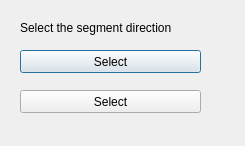
<?xml version="1.0" encoding="UTF-8"?>
<ui version="4.0">
 <class>Dialog</class>
 <widget class="QDialog" name="Dialog">
  <property name="geometry">
   <rect>
    <x>0</x>
    <y>0</y>
    <width>245</width>
    <height>146</height>
   </rect>
  </property>
  <property name="windowTitle">
   <string>Dialog</string>
  </property>
  <widget class="QPushButton" name="firstButton">
   <property name="geometry">
    <rect>
     <x>20</x>
     <y>50</y>
     <width>181</width>
     <height>23</height>
    </rect>
   </property>
   <property name="text">
    <string>Select</string>
   </property>
  </widget>
  <widget class="QPushButton" name="secondButton">
   <property name="geometry">
    <rect>
     <x>20</x>
     <y>90</y>
     <width>181</width>
     <height>23</height>
    </rect>
   </property>
   <property name="text">
    <string>Select</string>
   </property>
  </widget>
  <widget class="QLabel" name="label_3">
   <property name="geometry">
    <rect>
     <x>20</x>
     <y>20</y>
     <width>211</width>
     <height>16</height>
    </rect>
   </property>
   <property name="text">
    <string>Select the segment direction</string>
   </property>
  </widget>
 </widget>
 <resources/>
 <connections>
  <connection>
   <sender>firstButton</sender>
   <signal>clicked()</signal>
   <receiver>Dialog</receiver>
   <slot>accept()</slot>
   <hints>
    <hint type="sourcelabel">
     <x>77</x>
     <y>121</y>
    </hint>
    <hint type="destinationlabel">
     <x>141</x>
     <y>88</y>
    </hint>
   </hints>
  </connection>
  <connection>
   <sender>secondButton</sender>
   <signal>clicked()</signal>
   <receiver>Dialog</receiver>
   <slot>accept()</slot>
   <hints>
    <hint type="sourcelabel">
     <x>207</x>
     <y>121</y>
    </hint>
    <hint type="destinationlabel">
     <x>141</x>
     <y>88</y>
    </hint>
   </hints>
  </connection>
 </connections>
</ui>
